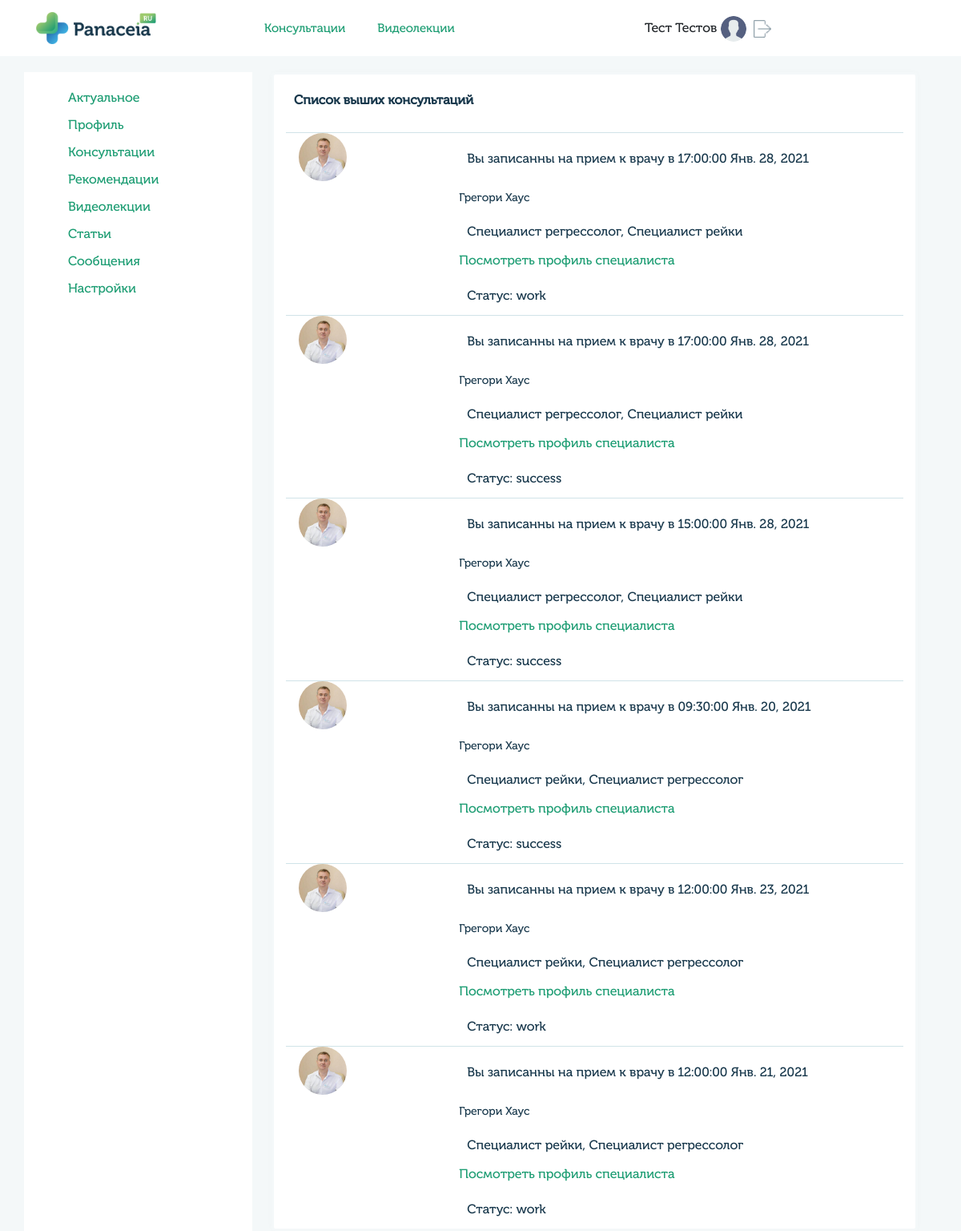
/profile/consalt_user/ (signed in), run on the app's committed database.
### userprofile/models.py (models this page shows, shortened)
class UserMain(models.Model):
    user = models.OneToOneField(User, on_delete=models.CASCADE)
    gender_list = (
        ('male', 'Мужской'),
        ('female', 'Женский')
    )
    queryset = TimeZone.objects.all()
    time_zone_list = []
    for i in queryset:
         time_zone_list.append((i.name, i.title))
    gender = models.CharField(blank=True,  max_length=6, choices=gender_list, verbose_name='Пол')
    avatar = models.ImageField(blank=True, upload_to='images/users', verbose_name='Изображение')
    fio = models.CharField(blank=True, max_length=100, verbose_name='ФИО')
    dob = models.CharField(blank=True, max_length=10, verbose_name='Дата рождения')
    city = models.CharField(blank=True, max_length=200, verbose_name='Город')
    time_zone = models.CharField(blank=True, max_length=200, choices=time_zone_list, verbose_name='Временная зона')
    skype = models.CharField(blank=True, max_length=50, verbose_name='Skype')
    whatsapp = models.CharField(blank=True, max_length=20, verbose_name='WhatsApp')
    phone = models.CharField(blank=True, max_length=20, verbose_name='Номер телефона')
    coords = models.CharField(blank=True, max_length=200, verbose_name='Координаты')
    class Meta:
        verbose_name = 'Профиль'
        verbose_name_plural = 'Профили'

### doctors/models.py (models this page shows, shortened)
class Meeting(models.Model):
    title = models.CharField(blank=True, max_length=100, verbose_name='Заголовок')
    date = models.DateField(blank=True, max_length=100, verbose_name='Дата')
    time_start = models.TimeField(max_length=100, verbose_name='Время начало', default='00:00:00')
    time_end = models.TimeField(max_length=100, verbose_name='Время конец', default='00:00:00')
    doctor_id = models.IntegerField(blank=True, verbose_name='Доктор', default=1)
    user_id = models.IntegerField(blank=True, verbose_name='Пациент', default=1)
    service_id = models.IntegerField(blank=True, verbose_name='Услуга', default=1)
    sort_id = models.IntegerField(blank=True, verbose_name='Индекс сортитровки', default=1)
    status_list = [
        ('new', 'Новая'),
        ('work', 'В работе'),
        ('success', 'Выполнено'),
        ('reject', 'Отказ'),
    ]
    status = models.CharField(blank=True, null=True, max_length=11, choices=status_list, verbose_name='Статус')
    class Meta:
        verbose_name = 'Консультация'
        verbose_name_plural = 'Консультации'

### userprofile/views.py (the view, shortened to what this page needs)
# urls.py: path('profile/consalt_user/', views.profile_page_view, name='user_profile_consalt_user'),
@login_required
def profile_page_view(request):
    if request.user.is_authenticated:
        user_profile = UserMain.objects.get(user=request.user)
        user_doctor = UserDoctor.objects.get(user=request.user)
        user_spec = Specialty.objects.filter(content=request.user)
        user_associations = Associations.objects.filter(content=request.user)
        user_education = Education.objects.filter(content=request.user)
        user_qualification = Qualification.objects.filter(content=request.user)
        user_services = Service.objects.filter(content=request.user)
        user_documents = Document.objects.filter(content=request.user)
        timezone = TimeZone.objects.all()
        articles = Article.objects.all()
        specialty_list = SpecialtyList.objects.all()
        meetings = list()
        if request.path == '/profile/consalt_user/':
            meeting_object_list = Meeting.objects.filter(user_id=request.user.id).exclude(status='reject').order_by('id').reverse()
            for meeting in meeting_object_list:
                doctor_id = meeting.doctor_id
                specialty = ', '.join([str(i) for i in Specialty.objects.filter(content=doctor_id).order_by('?')[:4]])
                _meeting = {
                    'id': meeting.id,
                    'date': meeting.date,
                    'doctor': UserMain.objects.filter(user=doctor_id).values('fio')[0],
                    'image': UserMain.objects.filter(user=doctor_id).values('avatar')[0],
                    'time_start': str(meeting.time_start),
                    'time_end': str(meeting.time_end),
                    'specialty': specialty,
                    'status': meeting.status,
                }
                meetings.append(_meeting)
        data = {
            'user_profile': user_profile,
            'user_doctor': user_doctor,
            'user_spec': user_spec,
            'user_associations': user_associations,
            'user_education': user_education,
            'user_qualification': user_qualification,
            'user_services': user_services,
            'user_documents': user_documents,
            'timezone': timezone,
            'articles': articles,
            'specialty_list': specialty_list,
            'meetings': meetings,
        }
        if request.path == '/profile/grafik/':
            if request.user.groups.filter(name='doctors').exists():
                return render(request, 'profile/grafik.html', data)
            else:
                return render(request, 'profile/consalt_user.html', data)
        if request.path == '/profile/info/':
            return render(request, 'profile/profile.html', data)
        if request.path == '/profile/main/':
            return render(request, 'profile/profile_main.html', data)
        if request.path == '/profile/recomend/':
            return render(request, 'profile/recomend.html', data)
        if request.path == '/profile/consalt_user/':
            return render(request, 'profile/consalt_user.html', data)
    else:
        return redirect('login')

### userprofile/models.py (called while the page is built)
    def __str__(self):
        return self.title

### templates/profile/consalt_user.html (shortened to what this page needs)
{% extends "base_generic.html" %}
{% block content %}
{% load static %}
<div class="col-md-9 px-4">
    <div class="col-md-12 block-info"> <h4>Список выших консультаций</h4>
        {% for meeting in meetings %}
            <div class="line"></div>
            <div class="row">
                <div class="col-md-3 ml-3">
                    {% if meeting.image.avatar != '' %}
                        <img src="/media/{{meeting.image.avatar}}" alt="" class="avatar_image">
                    {% else %}
                        <img src="{% static 'img/user.png' %}" alt="" class="avatar_image">
                    {% endif %}
                </div>
                <div class="col-md-8">
                    <p>Вы записанны на прием к врачу в {{meeting.time_start}} {{meeting.date}}</p>
                    <h5>{{meeting.doctor.fio}}</h5>
                    <p>{{meeting.specialty}}</p>
                    <a href="#">Посмотреть профиль специалиста</a>
                    <p>Статус: {{ meeting.status }}</p>
                </div>
            </div>
        {% endfor %}
    </div>
</div>
{% endblock %}

### templates/base_generic.html (shortened to what this page needs)
<html>
<head>
     {% load static %}
    <link rel="stylesheet" href="{% static 'css/stylelk.css' %}">
    <link rel="stylesheet" href="{% static 'css/bootstrap.min.css' %}">
    <link rel="stylesheet" href="{% static 'css/jquery-ui.css' %}">
    <link rel="stylesheet" href="{% static 'css/jquery.weekcalendar.css' %}">
    <link rel="stylesheet" href="{% static 'css/jquery.scrollbar.css' %}" >
    <link rel="stylesheet" href="{% static 'css/sp-style.css' %}" >
</head>
<body>
    <header>
        <div class="container">
            <div class="row">
                <div class="col-3">
                    <a href="{% url 'home' %}" class="logo-header"><img src="{% static 'img/logo.png' %}" alt="">
                    </a>
                </div>
                <div class="col-5">
                    <div class="botton-header">
                        <a href="#">Консультации</a><a href="#">Видеолекции</a>
                    </div>
                </div>
                <div class="col-4 header-info">
                    {% if request.user.is_authenticated %}
                        <div class="name-person">
                            {{user_profile.fio}}
                            {% if user_profile.avatar != '' %}
                                <img style="width:32px; height: 32px; padding:5px auto; object-fit: cover; border-radius:100px;" src="/media/{{user_profile.avatar}}" alt="">
                            {% else %}
                                <img style="width:32px; height: 32px; padding:5px auto; object-fit: cover; border-radius:100px;" src="{% static 'img/user.png' %}" alt="">
                            {% endif %}
                            <a href="{% url 'logout' %}"><img src="{% static 'img/logout.png' %}" alt=""></a>
                        </div>
                    {% endif %}
                </div>
            </div>
        </div>
    </header>
    <div class="bodylk">
        <div class="container">
            <div class="row">
                {% block sidebar %}
                <div class="col-md-3 sidebar">
                    {% if user.groups.all.0.name == "users" %}
                        <ul>
                            <li><a href="{% url 'user_profile' %}">Актуальное</a></li>
                            <li><a href="{% url 'user_profile_main' %}">Профиль</a></li>
                            <li><a href="{% url 'user_profile_consalt_user' %}">Консультации</a></li>
                            <li><a href="{% url 'user_profile_recomend' %}">Рекомендации</a></li>
                            <li><a href="{% url 'user_profile_videos' %}">Видеолекции</a></li>
                            <li><a href="{% url 'user_profile_articles' %}">Статьи</a></li>
                            <li><a href="">Сообщения</a></li>
                            <li><a href="{% url 'user_profile_settings' %}">Настройки</a></li>
                        </ul>
                    {% endif %}
                </div>
                {% endblock %}
                {% block content %}{% endblock %}
            </div>
        </div>
    </div>
</body>
</html>

### static/css/stylelk.css (style rules this page uses)
a, abbr, acronym, address, applet, article, aside, audio, b, big, blockquote, body, canvas, caption, center, cite, code, dd, del, details, dfn, div, dl, dt, em, embed, fieldset, figcaption, figure, footer, form, h1, h2, h3, h4, h5, h6, header, hgroup, html, i, iframe, img, ins, kbd, label, legend, li, mark, menu, nav, object, ol, output, p, pre, q, ruby, s, samp, section, small, span, strike, strong, sub, summary, sup, table, tbody, td, tfoot, th, thead, time, tr, tt, u, ul, var, video { font-family: 'Museo Cyrl'; }
a { color: #1D9D73!important; text-decoration: none; background-color: transparent; -webkit-text-decoration-skip: objects; }
header { height: 70px; box-shadow: 0px 4px 8px rgba(0, 0, 0, 0.02); }
.logo-header img { margin-top:15px; height: 40px; }
.botton-header { line-height: 70px; }
.botton-header a { padding-right: 40px; font-size: 15px; line-height: 70px; color: #18384C; }
.name-person { line-height: 70px; }
.name-person a img { width: 22px; margin: 4px 5px; }
.bodylk { background:#F4F8F9; padding-top: 20px; }
.col-md-3.sidebar { min-height: calc(100vh); background: #fff; }
.sidebar ul { list-style-type: none; padding-top:10px; }
.sidebar ul li { padding-top:10px; }
.block-info { background: #fff; border: solid 3px #f4f8f9; border-radius: 5px; box-shadow: 0px 0px 8px rgba(0, 0, 0, 0.02); }
.line { height: 1px; background:#d0e3e8; border:5px; }
.block-info h4 { padding:24px 10px; font-style: normal; font-weight: 600; font-size: 16px; line-height: 16px; color: #18384C; }
.block-info h5 { padding-top: 15px;font-style: normal;font-weight: 200;font-size: 14px;line-height: 20px;color: #18384C;margin: 0px; }
.block-info p { padding: 24px 10px 0px;font-style: normal;font-weight: 200;font-size: 16px;line-height: 16px;color: #18384C; }
.block-info img { width: 60px; height: 60px; border-radius:50px; margin-bottom: 30px; }

### data on the page
UserMain: fio "Тест Тестов"
Meeting: date "Янв. 28, 2021", status "work"
Meeting: date "Янв. 28, 2021", status "success"
Meeting: date "Янв. 28, 2021", status "success"
Meeting: date "Янв. 20, 2021", status "success"
Meeting: date "Янв. 23, 2021", status "work"
Meeting: date "Янв. 21, 2021", status "work"

### other printed values
{{ meeting.time_start }} "17:00:00" "17:00:00" "15:00:00" "09:30:00" "12:00:00" "12:00:00"
{{ meeting.doctor.fio }} "Грегори Хаус" "Грегори Хаус" "Грегори Хаус" "Грегори Хаус" "Грегори Хаус" "Грегори Хаус"
{{ meeting.specialty }} "Специалист регрессолог, Специалист рейки" "Специалист регрессолог, Специалист рейки" "Специалист регрессолог, Специалист рейки" "Специалист рейки, Специалист регрессолог" "Специалист рейки, Специалист регрессолог" "Специалист рейки, Специалист регрессолог"
